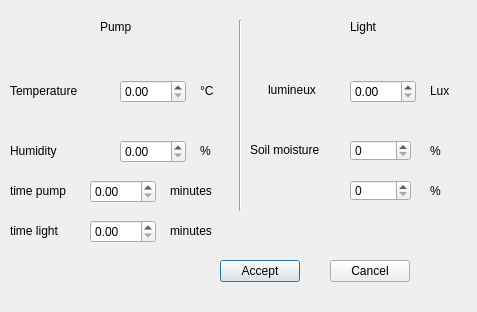
<?xml version="1.0" encoding="UTF-8"?>
<ui version="4.0">
 <class>configThreshold</class>
 <widget class="QDialog" name="configThreshold">
  <property name="geometry">
   <rect>
    <x>0</x>
    <y>0</y>
    <width>477</width>
    <height>312</height>
   </rect>
  </property>
  <property name="windowTitle">
   <string>Dialog</string>
  </property>
  <widget class="Line" name="line">
   <property name="geometry">
    <rect>
     <x>230</x>
     <y>20</y>
     <width>20</width>
     <height>191</height>
    </rect>
   </property>
   <property name="orientation">
    <enum>Qt::Vertical</enum>
   </property>
  </widget>
  <widget class="QLabel" name="label">
   <property name="geometry">
    <rect>
     <x>100</x>
     <y>20</y>
     <width>59</width>
     <height>14</height>
    </rect>
   </property>
   <property name="text">
    <string>Pump</string>
   </property>
  </widget>
  <widget class="QLabel" name="label_2">
   <property name="geometry">
    <rect>
     <x>350</x>
     <y>20</y>
     <width>59</width>
     <height>14</height>
    </rect>
   </property>
   <property name="text">
    <string>Light</string>
   </property>
  </widget>
  <widget class="QDoubleSpinBox" name="dsb_Temp">
   <property name="geometry">
    <rect>
     <x>120</x>
     <y>80</y>
     <width>66</width>
     <height>23</height>
    </rect>
   </property>
  </widget>
  <widget class="QDoubleSpinBox" name="dsb_Humi">
   <property name="geometry">
    <rect>
     <x>120</x>
     <y>140</y>
     <width>66</width>
     <height>23</height>
    </rect>
   </property>
  </widget>
  <widget class="QDoubleSpinBox" name="dsb_Light">
   <property name="geometry">
    <rect>
     <x>350</x>
     <y>80</y>
     <width>66</width>
     <height>23</height>
    </rect>
   </property>
  </widget>
  <widget class="QLabel" name="label_3">
   <property name="geometry">
    <rect>
     <x>10</x>
     <y>80</y>
     <width>91</width>
     <height>21</height>
    </rect>
   </property>
   <property name="text">
    <string>Temperature</string>
   </property>
  </widget>
  <widget class="QLabel" name="label_4">
   <property name="geometry">
    <rect>
     <x>10</x>
     <y>140</y>
     <width>61</width>
     <height>21</height>
    </rect>
   </property>
   <property name="text">
    <string>Humidity</string>
   </property>
  </widget>
  <widget class="QLabel" name="label_5">
   <property name="geometry">
    <rect>
     <x>268</x>
     <y>80</y>
     <width>71</width>
     <height>20</height>
    </rect>
   </property>
   <property name="text">
    <string>lumineux</string>
   </property>
  </widget>
  <widget class="QLabel" name="label_6">
   <property name="geometry">
    <rect>
     <x>200</x>
     <y>80</y>
     <width>31</width>
     <height>21</height>
    </rect>
   </property>
   <property name="text">
    <string>°C</string>
   </property>
  </widget>
  <widget class="QLabel" name="label_7">
   <property name="geometry">
    <rect>
     <x>200</x>
     <y>140</y>
     <width>21</width>
     <height>21</height>
    </rect>
   </property>
   <property name="text">
    <string>%</string>
   </property>
  </widget>
  <widget class="QLabel" name="label_8">
   <property name="geometry">
    <rect>
     <x>430</x>
     <y>80</y>
     <width>31</width>
     <height>21</height>
    </rect>
   </property>
   <property name="text">
    <string>Lux</string>
   </property>
  </widget>
  <widget class="QPushButton" name="btn_accept">
   <property name="geometry">
    <rect>
     <x>220</x>
     <y>260</y>
     <width>80</width>
     <height>22</height>
    </rect>
   </property>
   <property name="text">
    <string>Accept</string>
   </property>
  </widget>
  <widget class="QPushButton" name="pushButton_2">
   <property name="geometry">
    <rect>
     <x>330</x>
     <y>260</y>
     <width>80</width>
     <height>22</height>
    </rect>
   </property>
   <property name="text">
    <string>Cancel</string>
   </property>
  </widget>
  <widget class="QLabel" name="label_9">
   <property name="geometry">
    <rect>
     <x>430</x>
     <y>140</y>
     <width>21</width>
     <height>21</height>
    </rect>
   </property>
   <property name="text">
    <string>%</string>
   </property>
  </widget>
  <widget class="QLabel" name="label_10">
   <property name="geometry">
    <rect>
     <x>250</x>
     <y>140</y>
     <width>91</width>
     <height>20</height>
    </rect>
   </property>
   <property name="text">
    <string>Soil moisture</string>
   </property>
  </widget>
  <widget class="QSpinBox" name="dsb_mois">
   <property name="geometry">
    <rect>
     <x>350</x>
     <y>140</y>
     <width>61</width>
     <height>21</height>
    </rect>
   </property>
  </widget>
  <widget class="QSpinBox" name="dsb_mois_2">
   <property name="geometry">
    <rect>
     <x>350</x>
     <y>180</y>
     <width>61</width>
     <height>21</height>
    </rect>
   </property>
  </widget>
  <widget class="QLabel" name="label_11">
   <property name="geometry">
    <rect>
     <x>430</x>
     <y>180</y>
     <width>21</width>
     <height>21</height>
    </rect>
   </property>
   <property name="text">
    <string>%</string>
   </property>
  </widget>
  <widget class="QLabel" name="label_12">
   <property name="geometry">
    <rect>
     <x>10</x>
     <y>180</y>
     <width>81</width>
     <height>21</height>
    </rect>
   </property>
   <property name="text">
    <string>time pump</string>
   </property>
  </widget>
  <widget class="QDoubleSpinBox" name="timeValue">
   <property name="geometry">
    <rect>
     <x>90</x>
     <y>180</y>
     <width>66</width>
     <height>23</height>
    </rect>
   </property>
  </widget>
  <widget class="QLabel" name="label_13">
   <property name="geometry">
    <rect>
     <x>170</x>
     <y>180</y>
     <width>61</width>
     <height>21</height>
    </rect>
   </property>
   <property name="text">
    <string>minutes</string>
   </property>
  </widget>
  <widget class="QLabel" name="label_14">
   <property name="geometry">
    <rect>
     <x>10</x>
     <y>220</y>
     <width>81</width>
     <height>21</height>
    </rect>
   </property>
   <property name="text">
    <string>time light</string>
   </property>
  </widget>
  <widget class="QDoubleSpinBox" name="timeValueL">
   <property name="geometry">
    <rect>
     <x>90</x>
     <y>220</y>
     <width>66</width>
     <height>23</height>
    </rect>
   </property>
  </widget>
  <widget class="QLabel" name="label_15">
   <property name="geometry">
    <rect>
     <x>170</x>
     <y>220</y>
     <width>61</width>
     <height>21</height>
    </rect>
   </property>
   <property name="text">
    <string>minutes</string>
   </property>
  </widget>
 </widget>
 <resources/>
 <connections/>
</ui>
